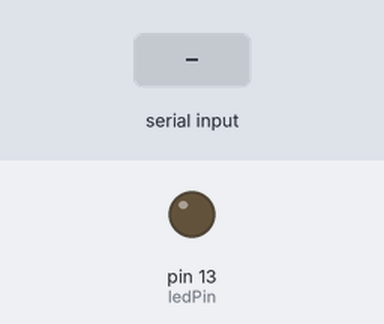
Recording of a sketch running on a simulated Arduino Uno, built with avr-gcc and run on an emulated ATmega328P. Parts: output pins drawn as LEDs (lit = HIGH). The inputs (shaded band) are chosen by the test bench.

Above: at 1.2 s.
1.3 s: "A" received over Serial
At 2.7 s:
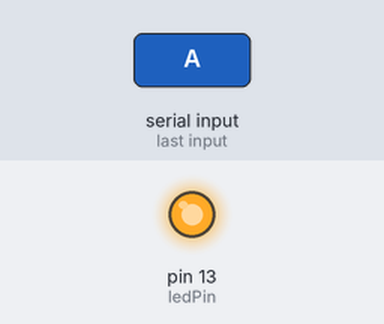
Timing chart, 0 to 4.3 s (numbered marks = the images above; inputs shaded):
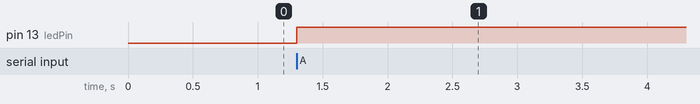

Measured:
- after the input at 1.3 s, pin 13 (ledPin): LOW → HIGH at once

The sketch:

lightupLED_withA.ino
```cpp
int ledPin = 13; //LED connected to digital pin 13
int val = 0;

void setup()
{
 pinMode(ledPin, OUTPUT);//digital pin set as output
 Serial.begin(9600);
}

void loop()

{
 val = Serial.read();
 if (val == 'A'){

   digitalWrite(ledPin, HIGH); //LED turns on
 }

}
```
